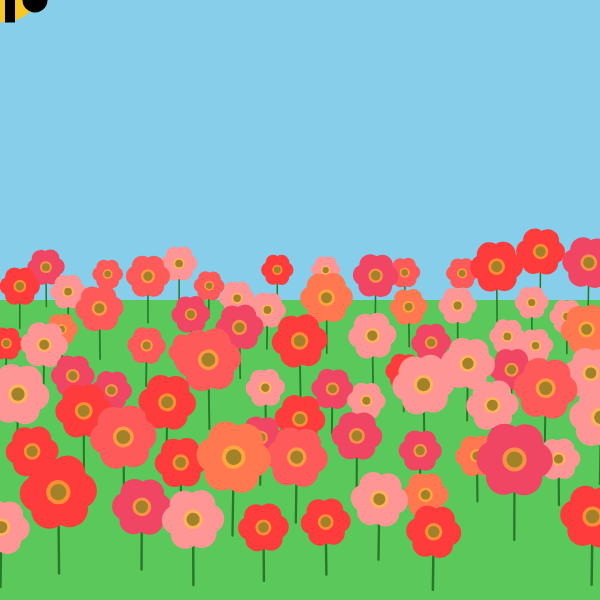
Frame 1 (no input)
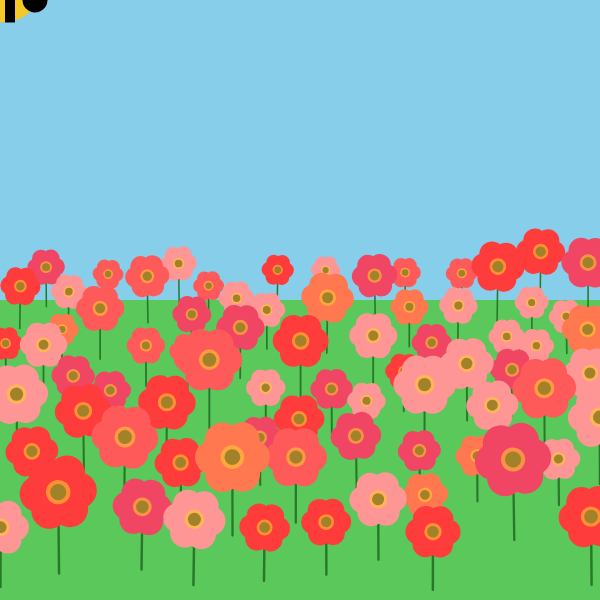
Frame 60 (no input)
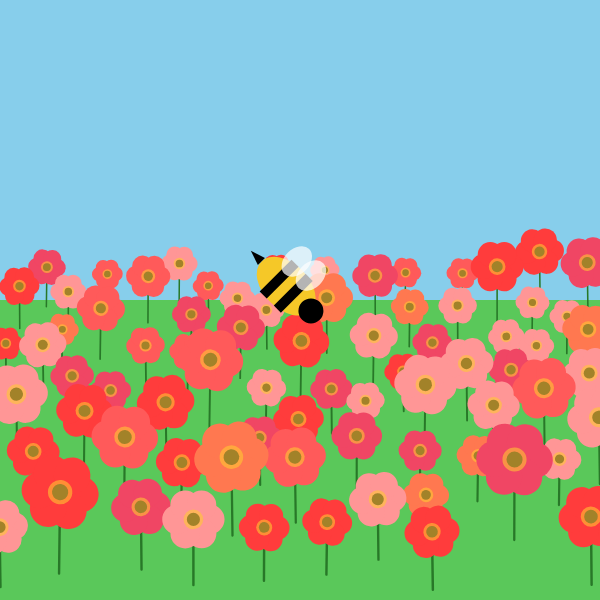
Frame 120 (the mouse pressed at the canvas centre since frame 60)

The p5.js sketch that drew these frames (run headless with seeded random() and noise() and a simulated clock; from frame 60 on, the mouse is pressed at the canvas centre):

// p5.js sketch
// ── sketch.js
// ----------------------------------------------------
// 🌼 VARIABILI GLOBALI
// ----------------------------------------------------

// Coordinate dell'ape principale
let x = 0;
let y = 0;

// Array dei fiori nel prato
let flowers = [];

// Array delle api secondarie (che volano da sole)
let bees = [];

// SETUP — eseguito una volta all'inizio
function setup() {
  createCanvas(600, 600);
  noStroke();

  // Genera papaveri casuali nel prato
  let attempts = 0;
  while (flowers.length < 90 && attempts < 2500) {
    attempts++;
    let fy = random(height * 0.5, height - 10); // posizione verticale nel prato
    let depth = map(fy, height * 0.5, height, 0.6, 1.0); // "profondità" per dimensione
    let f = {
      x: random(width), // posizione orizzontale
      y: fy,
      size: random(25, 45) * depth, // dimensione proporzionata alla profondità
      color: random([
        color(255, 60, 60),
        color(255, 90, 90),
        color(255, 120, 80),
        color(255, 150, 150),
        color(240, 70, 100)
      ]),
      depth: depth,
      swayOffset: random(1000) // per movimento indipendente del fiore (brezza)
    };

    // Evita che i fiori siano troppo vicini tra loro
    let tooClose = false;
    for (let other of flowers) {
      let d = dist(f.x, f.y, other.x, other.y);
      if (d < (f.size + other.size) * 0.8) {
        tooClose = true;
        break;
      }
    }

    if (!tooClose) flowers.push(f);
  }

  // Ordina i fiori in base alla profondità (dietro → davanti)
  flowers.sort((a, b) => a.depth - b.depth);
}



// 🌤 DRAW — eseguito in loop ogni frame
function draw() {
  background(135, 206, 235); // cielo azzurro

  // Prato verde
  fill(90, 200, 90);
  rect(0, height * 0.5, width, height * 0.5);

  // Disegna tutti i fiori (dal fondo verso il fronte)
  drawFlowers();

  // Aggiorna e disegna api secondarie
  if (frameCount % 180 === 0 && bees.length < 8) {
    bees.push(newFlyingBee());
  }

  for (let i = bees.length - 1; i >= 0; i--) {
    let b = bees[i];
    b.update();
    b.display();
    if (b.isOffscreen()) bees.splice(i, 1);
  }

  // APE PRINCIPALE — disegnata per ultima (sempre in primo piano)
  x = lerp(x, mouseX, 0.05); // movimento dolce verso il mouse
  y = lerp(y, mouseY, 0.05);
  drawBee(x, y, mouseX - x, mouseY - y);
}


// 🌺 FUNZIONI PER I FIORI
function drawFlowers() {
  for (let f of flowers) {
    // Movimento oscillante (brezza)
    let sway = sin((frameCount + f.swayOffset) * 0.03) * f.size * 0.15;

    // Stelo
    stroke(40, 120, 40);
    strokeWeight(2.5 * f.depth);
    line(f.x, f.y, f.x + sway * 0.2, f.y - f.size * 2);

    // Fiore
    noStroke();
    drawPapavero(f, sway);
  }
}

// Disegna un papavero stilizzato
function drawPapavero(f, sway) {
  push();
  translate(f.x + sway * 0.2, f.y - f.size * 2);
  rotate(sway * 0.02);

  fill(f.color);
  let petalCount = 6;
  let r = f.size * 0.5;

  // Petali disposti attorno al centro
  for (let i = 0; i < petalCount; i++) {
    let a = TWO_PI / petalCount * i;
    let px = cos(a) * r;
    let py = sin(a) * r;
    ellipse(px, py, f.size * 0.9, f.size * 0.9);
  }

  // Centro scuro e sfumatura
  fill(30);
  ellipse(0, 0, f.size * 0.4);
  fill(255, 200, 50, 150);
  ellipse(0, 0, f.size * 0.6);
  pop();
}


// API SECONDARIE — movimento semplice e casuale
function newFlyingBee() {
  let fromLeft = random() < 0.5; // direzione d’ingresso casuale
  let x = fromLeft ? -50 : width + 50;
  let y = random(height * 0.5, height * 0.9);
  let vx = fromLeft ? random(1, 2) : random(-2, -1);
  let vy = random(-0.3, 0.3);
  let noiseOffset = random(1000);

  return {
    x,
    y,
    vx,
    vy,
    noiseOffset,

    // Aggiorna posizione (movimento casuale e dolce)
    update() {
      let sway = map(noise(this.noiseOffset + frameCount * 0.01), 0, 1, -0.5, 0.5);
      this.vy += sway * 0.05;
      this.x += this.vx;
      this.y += this.vy + sin(frameCount * 0.05 + this.noiseOffset) * 0.3;
    },

    // Disegna l’ape piccola
    display() {
      push();
      translate(this.x, this.y);
      let angle = atan2(this.vy, this.vx);
      rotate(angle);
      scale(0.7);

      // Corpo giallo con strisce
      fill(245, 200, 40);
      ellipse(0, 0, 40, 25);
      fill(0);
      rectMode(CENTER);
      rect(-5, 0, 5, 25);
      rect(5, 0, 5, 25);

      // Testa
      fill(0);
      ellipse(20, 0, 15, 15);

      // Pungiglione
      fill(0);
      triangle(-20, -3, -20, 3, -30, 0);

      // Ali sempre rivolte verso l’alto
      push();
      rotate(-angle);
      fill(255, 255, 255, 180);
      ellipse(-5, -15, 15, 25);
      ellipse(5, -15, 15, 25);
      pop();

      pop();
    },

    // Rimuove l’ape quando esce dallo schermo
    isOffscreen() {
      return this.x < -60 || this.x > width + 60;
    }
  };
}


// APE PRINCIPALE — segue il mouse, sempre in primo piano
function drawBee(x, y, dx, dy) {
  push();
  translate(x, y);
  let angle = atan2(dy, dx);
  rotate(angle);

  // Corpo grande
  fill(245, 200, 40);
  ellipse(0, 0, 70, 45);

  // Strisce nere
  fill(0);
  rectMode(CENTER);
  rect(-10, 0, 10, 45);
  rect(10, 0, 10, 45);

  // Testa
  fill(0);
  ellipse(35, 0, 25, 25);

  // Pungiglione
  fill(0);
  triangle(-35, -5, -35, 5, -50, 0);

  // Ali 
  fill(255, 255, 255, 180);
  ellipse(-10, -25, 25, 35);
  ellipse(10, -25, 25, 35);

  pop();
}
